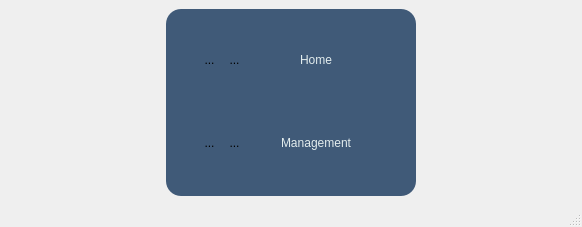
<?xml version="1.0" encoding="UTF-8"?>
<ui version="4.0">
 <class>MainWindow</class>
 <widget class="QMainWindow" name="MainWindow">
  <property name="geometry">
   <rect>
    <x>0</x>
    <y>0</y>
    <width>582</width>
    <height>227</height>
   </rect>
  </property>
  <property name="minimumSize">
   <size>
    <width>0</width>
    <height>0</height>
   </size>
  </property>
  <property name="windowTitle">
   <string>InvenTrack</string>
  </property>
  <widget class="QWidget" name="centralwidget">
   <layout class="QGridLayout" name="gridLayout">
    <item row="0" column="0">
     <widget class="QFrame" name="frame2">
      <property name="minimumSize">
       <size>
        <width>250</width>
        <height>0</height>
       </size>
      </property>
      <property name="maximumSize">
       <size>
        <width>250</width>
        <height>16777215</height>
       </size>
      </property>
      <property name="styleSheet">
       <string notr="true">background-color:#405a78;
border-radius:15px;
</string>
      </property>
      <property name="frameShape">
       <enum>QFrame::StyledPanel</enum>
      </property>
      <property name="frameShadow">
       <enum>QFrame::Raised</enum>
      </property>
      <layout class="QGridLayout" name="gridLayout_6">
       <item row="1" column="0">
        <widget class="QFrame" name="ManagementFrame">
         <property name="maximumSize">
          <size>
           <width>200</width>
           <height>70</height>
          </size>
         </property>
         <property name="styleSheet">
          <string notr="true"/>
         </property>
         <property name="frameShape">
          <enum>QFrame::StyledPanel</enum>
         </property>
         <property name="frameShadow">
          <enum>QFrame::Raised</enum>
         </property>
         <layout class="QGridLayout" name="gridLayout_12">
          <item row="0" column="1">
           <widget class="QToolButton" name="ManagementtoolButton">
            <property name="styleSheet">
             <string notr="true">border:non;</string>
            </property>
            <property name="text">
             <string>...</string>
            </property>
            <property name="icon">
             <iconset>
              <normaloff>assets/icons/#e2e9ed/selling (1).png</normaloff>assets/icons/#e2e9ed/selling (1).png</iconset>
            </property>
           </widget>
          </item>
          <item row="0" column="2">
           <widget class="QToolButton" name="ManagementtoolButton2">
            <property name="styleSheet">
             <string notr="true">border:non;</string>
            </property>
            <property name="text">
             <string>...</string>
            </property>
            <property name="icon">
             <iconset>
              <normaloff>assets/icons/#405a78/selling.png</normaloff>assets/icons/#405a78/selling.png</iconset>
            </property>
           </widget>
          </item>
          <item row="0" column="3">
           <widget class="QPushButton" name="ManagementButton">
            <property name="minimumSize">
             <size>
              <width>0</width>
              <height>40</height>
             </size>
            </property>
            <property name="styleSheet">
             <string notr="true">border:non;
color: rgb(226, 236, 237);
font: 9pt &quot;Rockwell&quot;;</string>
            </property>
            <property name="text">
             <string>Management</string>
            </property>
           </widget>
          </item>
         </layout>
        </widget>
       </item>
       <item row="0" column="0">
        <widget class="QFrame" name="HomeFrame">
         <property name="maximumSize">
          <size>
           <width>200</width>
           <height>70</height>
          </size>
         </property>
         <property name="styleSheet">
          <string notr="true"/>
         </property>
         <property name="frameShape">
          <enum>QFrame::StyledPanel</enum>
         </property>
         <property name="frameShadow">
          <enum>QFrame::Raised</enum>
         </property>
         <layout class="QGridLayout" name="gridLayout_134">
          <item row="0" column="1">
           <widget class="QToolButton" name="HometoolButton">
            <property name="styleSheet">
             <string notr="true">border:non;</string>
            </property>
            <property name="text">
             <string>...</string>
            </property>
            <property name="icon">
             <iconset>
              <normaloff>assets/icons/#e2e9ed/house-blank.png</normaloff>assets/icons/#e2e9ed/house-blank.png</iconset>
            </property>
           </widget>
          </item>
          <item row="0" column="2">
           <widget class="QToolButton" name="HometoolButton2">
            <property name="styleSheet">
             <string notr="true">border:non;</string>
            </property>
            <property name="text">
             <string>...</string>
            </property>
            <property name="icon">
             <iconset>
              <normaloff>assets/icons/#405a78/house-blank (1).png</normaloff>assets/icons/#405a78/house-blank (1).png</iconset>
            </property>
           </widget>
          </item>
          <item row="0" column="3">
           <widget class="QPushButton" name="HomeButton">
            <property name="minimumSize">
             <size>
              <width>0</width>
              <height>40</height>
             </size>
            </property>
            <property name="styleSheet">
             <string notr="true">border:non;
color: rgb(226, 236, 237);
font: 9pt &quot;Rockwell&quot;;</string>
            </property>
            <property name="text">
             <string>Home</string>
            </property>
           </widget>
          </item>
         </layout>
        </widget>
       </item>
      </layout>
     </widget>
    </item>
   </layout>
  </widget>
  <widget class="QMenuBar" name="menubar">
   <property name="geometry">
    <rect>
     <x>0</x>
     <y>0</y>
     <width>582</width>
     <height>26</height>
    </rect>
   </property>
  </widget>
  <widget class="QStatusBar" name="statusbar"/>
 </widget>
 <tabstops>
  <tabstop>HomeButton</tabstop>
  <tabstop>ManagementButton</tabstop>
  <tabstop>ManagementtoolButton2</tabstop>
  <tabstop>ManagementtoolButton</tabstop>
  <tabstop>HometoolButton</tabstop>
  <tabstop>HometoolButton2</tabstop>
 </tabstops>
 <resources/>
 <connections/>
</ui>
